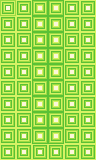

Rendered tile map (Tiled .tmx) drawn with the repository's tilesets; below, a short description and the full map source, tile grids included:
An orthogonal 6x10 tile map with 16x16 px tiles, 1 tile layer (Default).

<map version="1.4" tiledversion="1.4.3" orientation="orthogonal" renderorder="right-down" width="6" height="10" tilewidth="16" tileheight="16" infinite="0" nextlayerid="2" nextobjectid="1">
 <tileset firstgid="1" source="BasicTileset.tsx" />
 <layer id="1" name="Default" width="6" height="10">
  <data encoding="csv">
3,2,1,1,2,2,
2,2,1,1,2,2,
2,2,1,1,2,2,
2,2,1,1,2,2,
2,2,1,1,2,2,
2,2,1,1,2,2,
2,2,1,1,2,2,
2,2,1,1,2,2,
2,2,1,1,2,2,
2,2,2,2,2,2
</data>
 </layer>
</map>